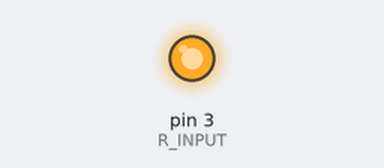
A sketch run on a simulated Arduino Uno, built with avr-gcc and run on an emulated ATmega328P. Parts: output pins drawn as LEDs (lit = HIGH). Pins used as bus, display or sensor lines are not drawn; what the sketch prints to the serial monitor is not drawn.

Above: at 0.2 s.
At 37.0 s:
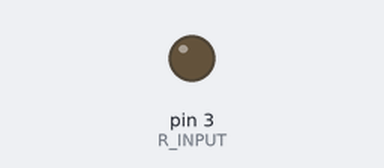
Timing chart, 0 to 38.5 s (numbered marks = the images above):
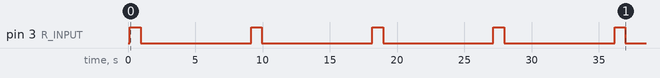

Measured:
- by itself, pin 3 (R_INPUT): alternates HIGH for 0.80 s and LOW for 8.2 s

The sketch:

LED_matrix_check.ino
```cpp
#define C_INPUT  2
#define R_INPUT  3
//RCK shift register pin
#define LATCH    4
#define C_SR_CLK 5
#define R_SR_CLK 6


#define DEBUG


void setup()
{
    #ifdef   DEBUG
    Serial.begin(9600);
    #endif //DEBUG

    for(int p = 2; p <= 6; ++p)
    {
        #ifdef   DEBUG
        Serial.println((String)"Pin " + p + " now output enabled\n");
        #endif //DEBUG
        pinMode(p, OUTPUT);
    }

    #ifdef   DEBUG
    Serial.println();
    #endif //DEBUG
}

void loop()
{
    for(int r = 0; r <= 7; ++r)
    {
        #ifdef   DEBUG
        Serial.println((String)"Row " + r + " now active\n");
        #endif //DEBUG
        lightRow(r);
        delay(1000);
    }
}


void enableInput(bool column)
{
    if(column)
    {
        digitalWrite(C_SR_CLK, HIGH);
        return;
    }
    digitalWrite(R_SR_CLK, HIGH);
}

void disableInput(bool column)
{
    if(column)
    {
        digitalWrite(C_SR_CLK, LOW);
        digitalWrite(C_INPUT, LOW);
        return;
    }
    digitalWrite(R_SR_CLK, LOW);
    digitalWrite(R_INPUT, LOW);
}


void lUpdate()
{
    digitalWrite(LATCH, HIGH);
    delay(800);
    digitalWrite(LATCH, LOW);
}

void lightRow(int row)
{
    //Data
        //Columns
    enableInput(1);
    #ifdef   DEBUG
    Serial.println("Wrote 11111111 to column shift register\n");
    #endif //DEBUG
    for(int c = 0; c <= 7; ++c)
        digitalWrite(C_INPUT, HIGH);
    disableInput(1);

        //Rows
    enableInput(0);
    #ifdef   DEBUG
    Serial.print("Wrote ");
    #endif //DEBUG
    for(int r = 0; r <= 7; ++r)
    {
        if(r == row)
        {
            #ifdef   DEBUG
            Serial.print(1);
            #endif //DEBUG
            digitalWrite(R_INPUT, HIGH);
        }
        else
        {
            #ifdef   DEBUG
            Serial.print(0);
            #endif //DEBUG
            digitalWrite(R_INPUT, LOW);
        }

        delay(800);
    }
    disableInput(0);

    #ifdef   DEBUG
    Serial.println(" to row shift register\n");
    #endif //DEBUG

    lUpdate();
}
```
